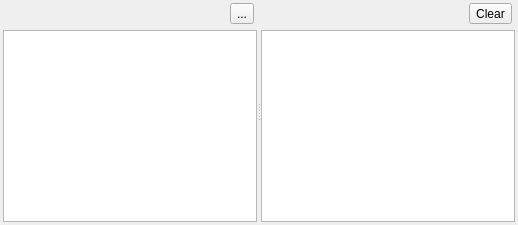
       <widget class="QWidget" name="tabApiSpy">
        <attribute name="title">
         <string>API Calls</string>
        </attribute>
        <layout class="QGridLayout" name="gridLayout">
         <property name="leftMargin">
          <number>3</number>
         </property>
         <property name="topMargin">
          <number>0</number>
         </property>
         <property name="rightMargin">
          <number>3</number>
         </property>
         <property name="bottomMargin">
          <number>3</number>
         </property>
         <item row="0" column="0">
          <widget class="QSplitter" name="sp1">
           <property name="sizePolicy">
            <sizepolicy hsizetype="Expanding" vsizetype="Expanding">
             <horstretch>0</horstretch>
             <verstretch>0</verstretch>
            </sizepolicy>
           </property>
           <property name="orientation">
            <enum>Qt::Horizontal</enum>
           </property>
           <widget class="QWidget" name="layoutWidget55">
            <layout class="QVBoxLayout" name="verticalLayout_3">
             <item>
              <widget class="QWidget" name="widget_2" native="true">
               <layout class="QHBoxLayout" name="horizontalLayout_6">
                <property name="leftMargin">
                 <number>3</number>
                </property>
                <property name="topMargin">
                 <number>3</number>
                </property>
                <property name="rightMargin">
                 <number>3</number>
                </property>
                <property name="bottomMargin">
                 <number>0</number>
                </property>
                <item>
                 <spacer name="horizontalSpacer">
                  <property name="orientation">
                   <enum>Qt::Horizontal</enum>
                  </property>
                  <property name="sizeHint" stdset="0">
                   <size>
                    <width>40</width>
                    <height>20</height>
                   </size>
                  </property>
                 </spacer>
                </item>
                <item>
                 <widget class="QToolButton" name="toolButton">
                  <property name="text">
                   <string>...</string>
                  </property>
                  <property name="icon">
                   <iconset resource="xApiSpy.qrc">
                    <normaloff>:/ico/images/log.ico</normaloff>:/ico/images/log.ico</iconset>
                  </property>
                  <property name="toolButtonStyle">
                   <enum>Qt::ToolButtonTextBesideIcon</enum>
                  </property>
                 </widget>
                </item>
               </layout>
              </widget>
             </item>
             <item>
              <widget class="XApiTreeView" name="treeModule">
               <property name="selectionMode">
                <enum>QAbstractItemView::ExtendedSelection</enum>
               </property>
               <property name="verticalScrollMode">
                <enum>QAbstractItemView::ScrollPerPixel</enum>
               </property>
               <property name="indentation">
                <number>16</number>
               </property>
               <property name="uniformRowHeights">
                <bool>true</bool>
               </property>
              </widget>
             </item>
            </layout>
           </widget>
           <widget class="QWidget" name="layoutWidget">
            <layout class="QVBoxLayout" name="verticalLayout_2">
             <item>
              <widget class="QWidget" name="wdtTableOpt" native="true">
               <layout class="QHBoxLayout" name="horizontalLayout_4">
                <property name="leftMargin">
                 <number>3</number>
                </property>
                <property name="topMargin">
                 <number>3</number>
                </property>
                <property name="rightMargin">
                 <number>3</number>
                </property>
                <property name="bottomMargin">
                 <number>0</number>
                </property>
                <item>
                 <spacer name="horizontalSpacer_2">
                  <property name="orientation">
                   <enum>Qt::Horizontal</enum>
                  </property>
                  <property name="sizeHint" stdset="0">
                   <size>
                    <width>40</width>
                    <height>20</height>
                   </size>
                  </property>
                 </spacer>
                </item>
                <item>
                 <widget class="QToolButton" name="btnClearRecords">
                  <property name="text">
                   <string>Clear</string>
                  </property>
                  <property name="icon">
                   <iconset resource="xApiSpy.qrc">
                    <normaloff>:/ico/images/clear.ico</normaloff>:/ico/images/clear.ico</iconset>
                  </property>
                  <property name="toolButtonStyle">
                   <enum>Qt::ToolButtonTextBesideIcon</enum>
                  </property>
                 </widget>
                </item>
               </layout>
              </widget>
             </item>
             <item>
              <widget class="QTableView" name="tabApiCall">
               <property name="editTriggers">
                <set>QAbstractItemView::NoEditTriggers</set>
               </property>
               <property name="showDropIndicator" stdset="0">
                <bool>false</bool>
               </property>
               <property name="dragDropOverwriteMode">
                <bool>false</bool>
               </property>
               <property name="selectionBehavior">
                <enum>QAbstractItemView::SelectRows</enum>
               </property>
               <property name="horizontalScrollMode">
                <enum>QAbstractItemView::ScrollPerPixel</enum>
               </property>
               <property name="showGrid">
                <bool>true</bool>
               </property>
               <property name="cornerButtonEnabled">
                <bool>false</bool>
               </property>
               <attribute name="horizontalHeaderHighlightSections">
                <bool>false</bool>
               </attribute>
               <attribute name="horizontalHeaderMinimumSectionSize">
                <number>20</number>
               </attribute>
               <attribute name="horizontalHeaderStretchLastSection">
                <bool>true</bool>
               </attribute>
               <attribute name="verticalHeaderVisible">
                <bool>false</bool>
               </attribute>
               <attribute name="verticalHeaderDefaultSectionSize">
                <number>20</number>
               </attribute>
               <attribute name="verticalHeaderMinimumSectionSize">
                <number>20</number>
               </attribute>
              </widget>
             </item>
            </layout>
           </widget>
          </widget>
         </item>
        </layout>
       </widget>
